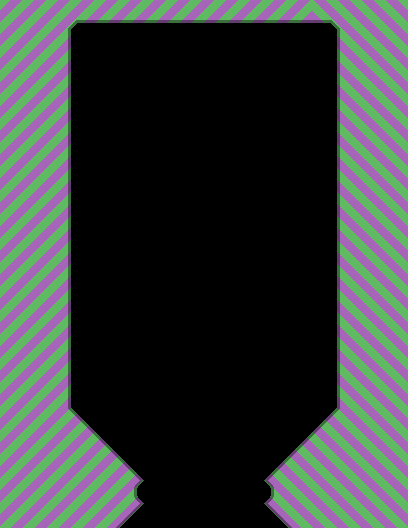

A 2D game scene composited from a Tiled map and its tileset images. What follows is a short description and the map's XML, with each tile layer's data collapsed to a summary:
An orthogonal 17x22 tile map with 24x24 px tiles, 1 tile layer (Tile Layer 1).

<map version="1.0" orientation="orthogonal" renderorder="right-down" width="17" height="22" tilewidth="24" tileheight="24" nextobjectid="1">
 <tileset firstgid="1" name="tileSet_24x24" tilewidth="24" tileheight="24" tilecount="18" columns="3">
  <image source="tileSet_24x24.png" width="72" height="144" />
 </tileset>
 <layer name="Tile Layer 1" width="17" height="22">
  <data>[374 cells, 169 non-empty, 12 distinct tile ids]</data>
 </layer>
</map>